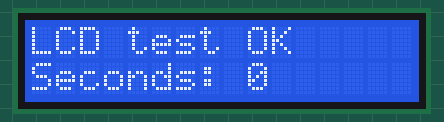
A sketch run on a simulated Arduino Uno, built with avr-gcc and run on an emulated ATmega328P. Shown: 16×2 character LCD. What the sketch prints to the serial monitor is not drawn.

Above: at 0.2 s.
At 4.3 s:
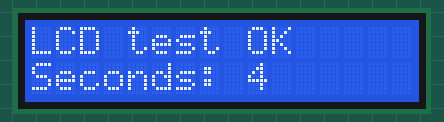
At 9.4 s:
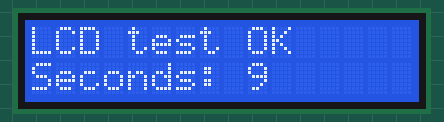
At 19.1 s:
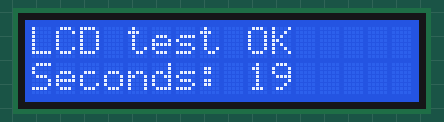
At 28.3 s:
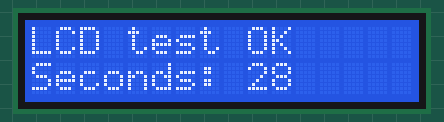
At 38.5 s:
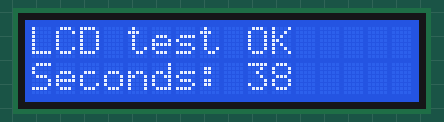

Measured:
- what the display in image 0 shows lasts 1.0 s, from 0.2 s to 1.2 s

The sketch:

t07_lcd_i2c.ino
```cpp
// TEST 7: I2C bus scan and 16x2 LCD
// Wiring: LCD backpack VCC 5V, GND, SDA -> A4, SCL -> A5 (the RTC can stay connected).
// Library: "LiquidCrystal I2C" by Frank de Brabander.
// Serial Monitor 9600 baud. First lists every device found on the I2C bus:
//   0x68 = DS3231 clock, 0x27 or 0x3F = LCD backpack, 0x57 = EEPROM on many DS3231 boards.
// Then writes to the LCD at the address it found and counts seconds.
// Blank LCD with backlight on: turn the small blue contrast screw on the back.
#include <Wire.h>
#include <LiquidCrystal_I2C.h>

LiquidCrystal_I2C* lcd = nullptr;

bool present(uint8_t a) {
  Wire.beginTransmission(a);
  return Wire.endTransmission() == 0;
}

void setup() {
  Serial.begin(9600);
  Wire.begin();
  Serial.println(F("I2C scan:"));
  uint8_t count = 0;
  for (uint8_t a = 1; a < 127; ++a) {
    if (present(a)) {
      Serial.print(F("  found 0x")); if (a < 16) Serial.print('0'); Serial.print(a, HEX);
      if (a == 0x68) Serial.print(F("  DS3231 clock"));
      if (a == 0x27 || a == 0x3F) Serial.print(F("  LCD backpack"));
      if (a == 0x57) Serial.print(F("  EEPROM on the clock board"));
      Serial.println();
      ++count;
    }
  }
  if (!count) Serial.println(F("  nothing found: check SDA/SCL and power"));
  uint8_t addr = present(0x27) ? 0x27 : (present(0x3F) ? 0x3F : 0);
  if (!addr) { Serial.println(F("No LCD found at 0x27 or 0x3F")); return; }
  static LiquidCrystal_I2C l(addr, 16, 2);
  lcd = &l;
  lcd->init();
  lcd->backlight();
  lcd->print(F("LCD test OK"));
  Serial.print(F("LCD at 0x")); Serial.println(addr, HEX);
}

void loop() {
  if (!lcd) return;
  lcd->setCursor(0, 1);
  lcd->print(F("Seconds: "));
  lcd->print(millis() / 1000);
  delay(500);
}
```
